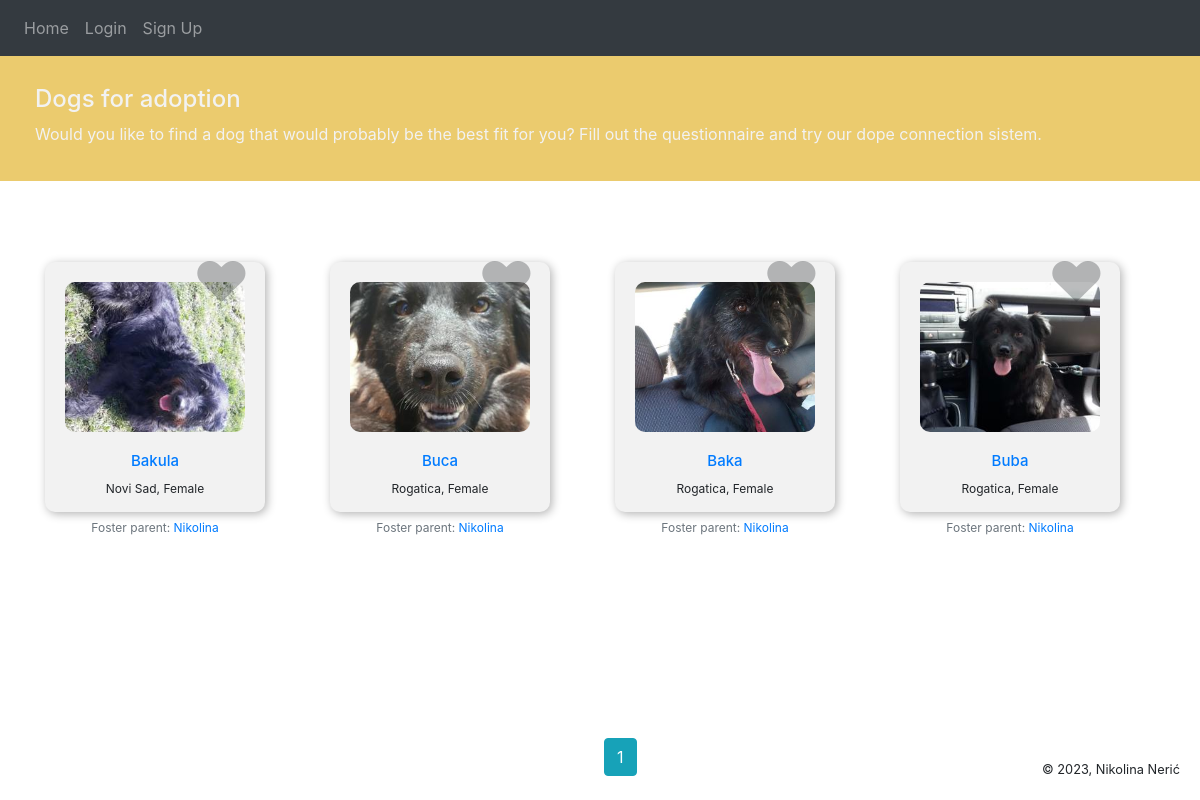
The page /home on the database its author committed.
### website/models.py (models this page shows, shortened)
class Post(db.Model):
    id = db.Column(db.Integer, primary_key = True)
    title = db.Column(db.String(150))
    gender = db.Column(db.String(150))
    city = db.Column(db.String(150))
    data = db.Column(db.String(10000))
    image_file = db.Column(db.String(150), nullable=False)
    date_posted = db.Column(db.DateTime(timezone = True), default = func.now())
    user_id = db.Column(db.Integer, db.ForeignKey('user.id'))
    dog_info = db.relationship('DogInfo', backref = 'user', uselist = False)

class User(db.Model, UserMixin):
    id = db.Column(db.Integer, primary_key = True)
    email = db.Column(db.String(150), unique = True)
    password = db.Column(db.String(150))
    first_name = db.Column(db.String(150))
    image_file = db.Column(db.String(150), nullable=False, default='default.jpg')
    posts = db.relationship('Post', backref ='author', lazy = True)
    user_info = db.relationship('UserInfo', backref = 'info', uselist = False)

### website/views.py (the view, shortened to what this page needs)
def home(page = 1):
    page = request.args.get('page', 1, type=int)
    posts = Post.query.order_by(Post.date_posted.desc()).paginate(page=page, per_page=10)
    cities = []
    return render_template("home.html", user = current_user, posts = posts, cities = cities)

### website/templates/home.html (shortened to what this page needs)
{% extends "base.html" %} {% block title %}Dogs{% endblock %} {% block content
    %}
    <div class ="colored-strip" >
      <h4 text-align = "center">Dogs for adoption</h4>
      <h7 text-align = "center">Would you like to find a dog that would probably be the best fit for you?
      <a class="link" href="{{ url_for('user_info')}}">Fill out the questionnaire and try our dope connection sistem.</a></h7>
    </div>
    <div>
      <button type="submit">Filter by city</button>
    </div>
    <br>
    <br>
    <br>
    <br>
    <div class="row">
      {% for post in posts %}
      <div class="col-lg-3" style="align-items: center;">
        <div class="dog-card">
          <div style="position: relative;">
            <form action="" method="POST" id="liked">
              <label for="{{ post.id }}" style="position: absolute; bottom: -50px; right: -5px;">&#9829;</label>
            </form>
          </div>
          <img src="{{ url_for('static', filename='profile_pics/' + post.image_file) }}" alt="dog" />
          <h2><a href="{{ url_for('post', post_id = post.id )}}">{{ post.title }} </a></h2>
          <p text-align="center"> {{ post.city }}, {{ post.gender }} </p>
          <small class="text-muted">Foster parent: <a href="{{ url_for('user', user_id = post.author.id )}}">{{ post.author.first_name }}</a></small>
        </div>
      </div>
      {% endfor %}
    </div>
      <div class="pagination">
        {% for page_num in posts.iter_pages(left_edge=1, right_edge=1, left_current=1, right_current=2) %}
          {% if page_num %}
            {% if posts.page == page_num %}
              <a class="btn btn-info mb-4" style="margin: 4px;" href="{{ url_for('home', page=page_num) }}">{{ page_num }}</a>
            {% else %}
              <a class="btn btn-outline-info mb-4" href="{{ url_for('home', page=page_num) }}">{{ page_num }}</a>
            {% endif %}
          {% else %}
            ...
          {% endif %}
        {% endfor %}
      </div>
      <br>
      <br>
      <br>
      <br>
    {% endblock %}

### website/templates/base.html (shortened to what this page needs)
<!DOCTYPE html>
<html>
  <head>
    <link
      rel="stylesheet"
      href="https://stackpath.bootstrapcdn.com/bootstrap/4.4.1/css/bootstrap.min.css"
    />
    <link
      rel="stylesheet"
      href="https://stackpath.bootstrapcdn.com/font-awesome/4.7.0/css/font-awesome.min.css"
    />
  </head>
  <body>
    <nav class="navbar navbar-expand-lg navbar-dark bg-dark">
      <div class="collapse navbar-collapse" id="navbar" style>
        <div class="navbar-nav">
          {% if user.is_authenticated %}
          <a class="nav-item nav-link" id="home" href="/home">Home</a>
          <a class="nav-item nav-link" id="profile" href="/profile">My profile</a>
          <a class="nav-item nav-link" id="viewall" href="/post/new">Add a dog for adoption</a>
          <a class="nav-item nav-link" id="matches" href="/matches">Find a dog to adopt</a>
          {% else %}
          <a class="nav-item nav-link" id="home" href="/home">Home</a>
          <a class="nav-item nav-link" id="login" href="/login">Login</a>
          <a class="nav-item nav-link" id="signUp" href="/sign-up">Sign Up</a>
          {% endif %}
        </div>
      </div>
    </nav>
    <div class="container">{% block content %} {% endblock %}</div>
      <footer style="position: fixed;
        bottom: 10px;
        right: 10px;
        padding: 10px;">
        <small>&copy; 2023, Nikolina Nerić</small>
      </footer>
  </body>
</html>

### website/templates/base.html (style rules this page uses)
html, body { margin: 0; height: 100%; }
.navbar { z-index: 1; }
.nav-link { color: rgb(158, 154, 154) }

### website/templates/home.html (style rules this page uses)
.dog-card { display: inline-block; width: 220px; margin-top: 80px; text-align: center; vertical-align: top; flex-direction: column; align-items: center; height: 250px; background-color: #f2f2f2; border-radius: 10px; padding: 20px; box-shadow: 2px 2px 10px rgba(0, 0, 0, 0.3); }
.dog-card img { width: 100%; height: 150px; object-fit: cover; border-radius: 10px; margin-bottom: 20px; }
.dog-card h2 { font-size: 15px; margin-bottom: 10px; }
.dog-card p { font-size: 12px; }
.dog-card small { font-size: 12px; }
.pagination { display: flex; justify-content: center; position:fixed; bottom: 0; left: 50% }
.colored-strip { position: absolute; left: 0; right: 0; top: 50px; width: 100%; background-color: #ebcb6e; padding: 35px; color:#f2f2f2; }
.link { color: #f2f2f2; display: inline-block; padding: 0px }
label { font-size: 3.5em; opacity: 0.3; border-style: solid 5px; border-color: white; }

### rows shown on the page
Post: image_file (picture), title "Bakula", city "Novi Sad", gender "Female", author.first_name "Nikolina"
Post: image_file (picture), title "Buca", city "Rogatica", gender "Female", author.first_name "Nikolina"
Post: image_file (picture), title "Baka", city "Rogatica", gender "Female", author.first_name "Nikolina"
Post: image_file (picture), title "Buba", city "Rogatica", gender "Female", author.first_name "Nikolina"

### other values the page prints
{{ page_num }} "1"
